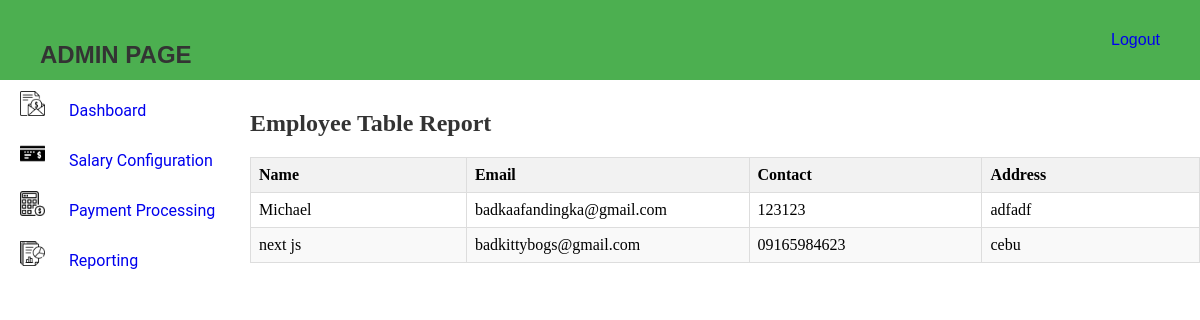
Before: /reporting with the older database file.
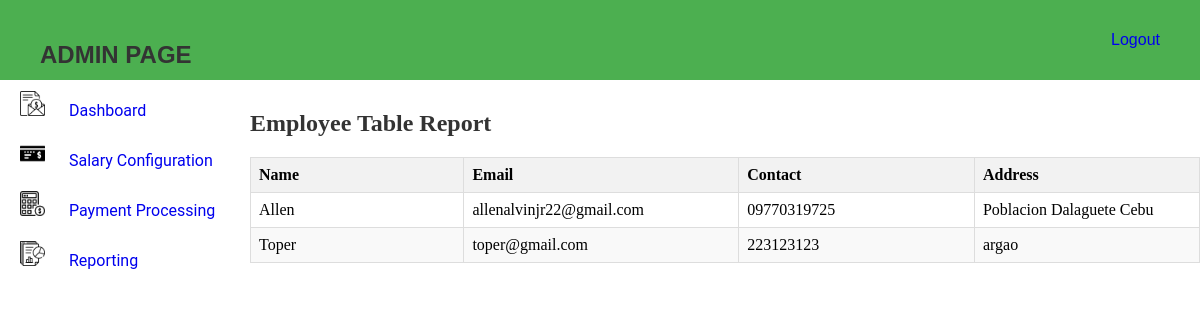
After: the same page with the newer database file.
### myapp/models.py (models this page shows, shortened)
class Employee(AbstractUser):
    name = models.CharField(max_length=255)
    email = models.EmailField()
    contact = models.CharField(max_length=15)
    address = models.TextField()
    username = models.CharField(max_length=255, unique=True)
    password = models.CharField(max_length=128)
    groups = models.ManyToManyField('auth.Group', related_name='employee_groups', blank=True)
    user_permissions = models.ManyToManyField('auth.Permission', related_name='employee_permissions', blank=True)

### myapp/views.py (the view)
# urls.py: path("reporting", views.reporting, name="reporting"),
def reporting(request):
    employees = Employee.objects.all()
    return render(request, "admin-view/reporting/reporting.html", {
         'employees' : employees
    })

### myapp/templates/admin-view/reporting/reporting.html (shortened to what this page needs)
{% load static %}
<!DOCTYPE html>
<html lang="en">
<head>
    <link rel="stylesheet" href="{% static 'css/navbar.css' %}">
    <link rel="stylesheet" href="{% static 'css/admin.css' %}">
    <link rel="stylesheet" href="{% static 'css/reporting.css' %}">
</head>
<body>
    <div class="admin-header">
        <h2>ADMIN PAGE</h2>
        <a href="{% url 'user_login' %}">Logout</a>
    </div>
    <div class="page-content">
        <aside class="aside-content">
            <ul class="aside-nav">
                <li class="aside-nav-items">
                    <a href="{% url 'admin_view' %}">
                        <img class="sidenav-logo" src="{% static 'images/salary.png' %}" alt="logo">
                        Dashboard
                    </a>
                </li>
                <li class="aside-nav-items">
                    <a href="{% url 'salary_config' %}">
                        <img class="sidenav-logo" src="{% static 'images/bank-check.png' %}" alt="logo">
                        Salary Configuration
                    </a>
                </li>
                <li class="aside-nav-items">
                    <a href="{% url 'payment_proc' %}">
                        <img class="sidenav-logo" src="{% static 'images/calculator.png' %}" alt="logo">
                        Payment Processing
                    </a>
                </li>
                <li class="aside-nav-items">
                    <a href="{% url 'reporting' %}">
                        <img class="sidenav-logo" src="{% static 'images/report.png' %}" alt="logo">
                        Reporting
                    </a>
                </li>
            </ul>
        </aside>
        <section class="dashboard-content">
            <h2>Employee Table Report</h2>
            <table>
                <thead>
                    <tr>
                        <th>Name</th>
                        <th>Email</th>
                        <th>Contact</th>
                        <th>Address</th>
                    </tr>
                </thead>
                <tbody>
                    {% for employee in employees %}
                        <tr>
                            <td>{{ employee.name }}</td>
                            <td>{{ employee.email }}</td>
                            <td>{{ employee.contact }}</td>
                            <td>{{ employee.address }}</td>
                        </tr>
                    {% endfor %}
                </tbody>
            </table>
        </section>
    </div>
</body>
</html>

Changed rows visible on the page:
removed Employee: name "Michael", email "badkaafandingka@gmail.com", contact "123123", address "adfadf"
removed Employee: name "next js", email "badkittybogs@gmail.com", contact "09165984623", address "cebu"
added Employee: name "Allen", email "allenalvinjr22@gmail.com", contact "09770319725", address "Poblacion Dalaguete Cebu"
added Employee: name "Toper", email "toper@gmail.com", contact "223123123", address "argao"
